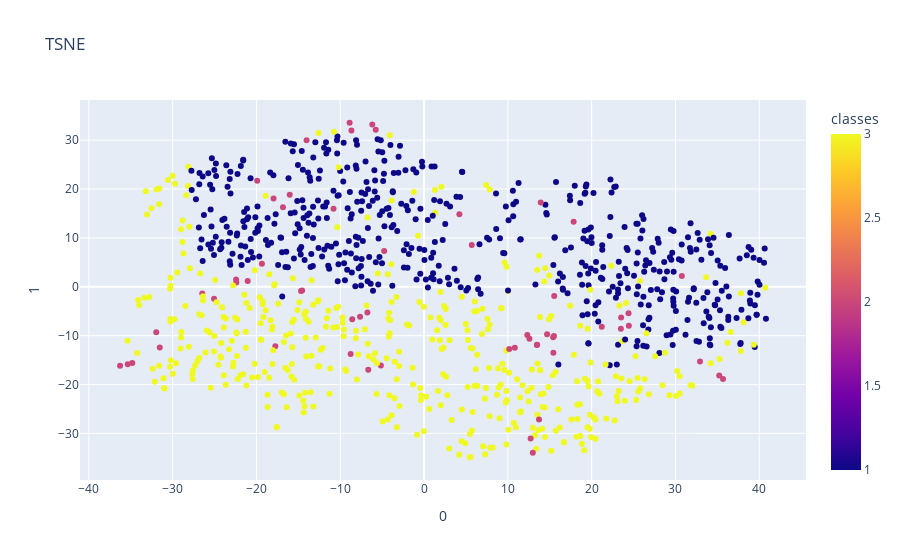
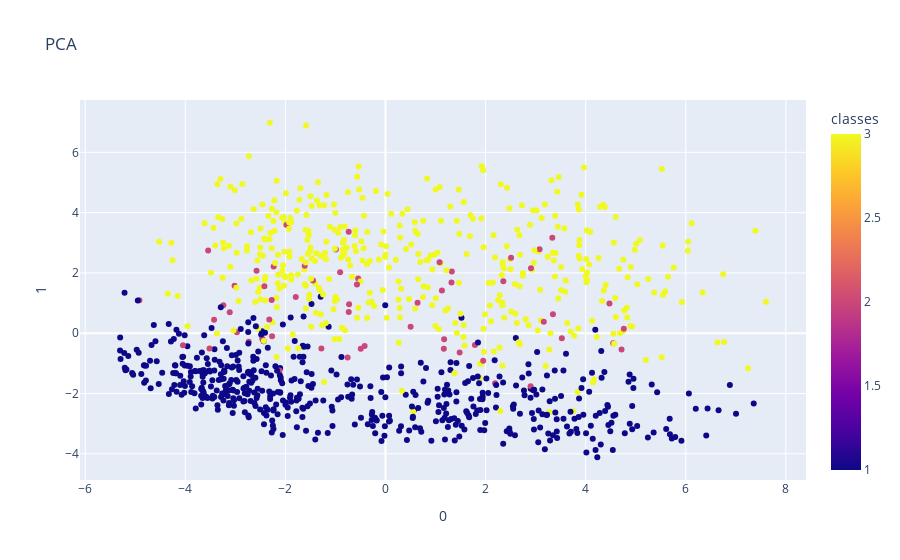
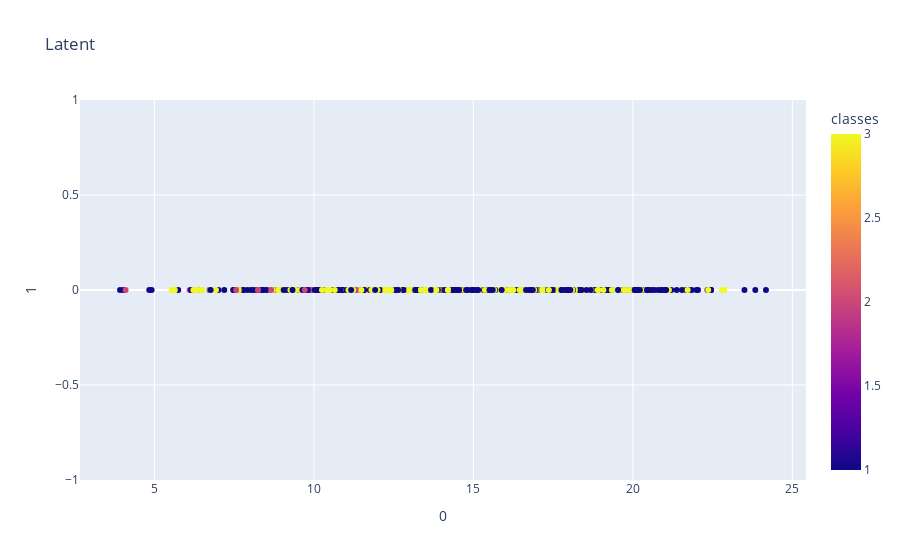
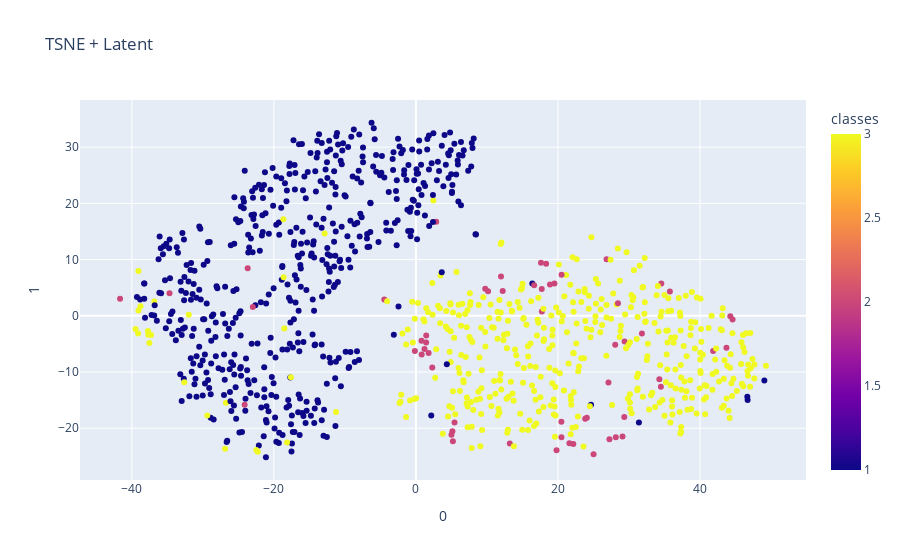

Notebook code for these charts, in order:
### Code cell
plot_data(x_train_tsne, y_train, title="TSNE", is_3d = False)
plot_data(x_train_pca, y_train, title="PCA", is_3d = False)
plot_data(AE_encodings[:, :2], y_train, title="Latent", is_3d = False)
plot_data(AE_encodings_tsne, y_train, title="TSNE + Latent", is_3d = False)
plot_data(AE_encodings_pca, y_train, title="PCA+Latent", is_3d = False)

### Figure 1 — Plotly figure (JSON) as saved in the notebook; plotly's stock layout.template omitted (floating-point values rounded to 4 significant figures; data arrays with more than 128 entries replaced by an {"elided": "..."} marker saying what was removed)
{"data": [{"hovertemplate": "0=%{x}<br>1=%{y}<br>classes=%{marker.color}<extra></extra>", "legendgroup": "", "marker": {"color": {"elided": "1000 int values"}, "coloraxis": "coloraxis", "size": 6, "symbol": "circle"}, "mode": "markers", "name": "", "orientation": "v", "showlegend": false, "type": "scatter", "x": {"elided": "1000 float values"}, "xaxis": "x", "y": {"elided": "1000 float values"}, "yaxis": "y"}], "layout": {"coloraxis": {"colorbar": {"title": {"text": "classes"}}, "colorscale": [[0, "#0d0887"], [0.1111, "#46039f"], [0.2222, "#7201a8"], [0.3333, "#9c179e"], [0.4444, "#bd3786"], [0.5556, "#d8576b"], [0.6667, "#ed7953"], [0.7778, "#fb9f3a"], [0.8889, "#fdca26"], [1, "#f0f921"]]}, "legend": {"tracegroupgap": 0}, "title": {"text": "TSNE"}, "xaxis": {"anchor": "y", "domain": [0, 1], "title": {"text": "0"}}, "yaxis": {"anchor": "x", "domain": [0, 1], "title": {"text": "1"}}}}

### Figure 2 — Plotly figure (JSON) as saved in the notebook; plotly's stock layout.template omitted (floating-point values rounded to 4 significant figures; data arrays with more than 128 entries replaced by an {"elided": "..."} marker saying what was removed)
{"data": [{"hovertemplate": "0=%{x}<br>1=%{y}<br>classes=%{marker.color}<extra></extra>", "legendgroup": "", "marker": {"color": {"elided": "1000 int values"}, "coloraxis": "coloraxis", "size": 6, "symbol": "circle"}, "mode": "markers", "name": "", "orientation": "v", "showlegend": false, "type": "scatter", "x": {"elided": "1000 float values"}, "xaxis": "x", "y": {"elided": "1000 float values"}, "yaxis": "y"}], "layout": {"coloraxis": {"colorbar": {"title": {"text": "classes"}}, "colorscale": [[0, "#0d0887"], [0.1111, "#46039f"], [0.2222, "#7201a8"], [0.3333, "#9c179e"], [0.4444, "#bd3786"], [0.5556, "#d8576b"], [0.6667, "#ed7953"], [0.7778, "#fb9f3a"], [0.8889, "#fdca26"], [1, "#f0f921"]]}, "legend": {"tracegroupgap": 0}, "title": {"text": "PCA"}, "xaxis": {"anchor": "y", "domain": [0, 1], "title": {"text": "0"}}, "yaxis": {"anchor": "x", "domain": [0, 1], "title": {"text": "1"}}}}

### Figure 3 — Plotly figure (JSON) as saved in the notebook; plotly's stock layout.template omitted (floating-point values rounded to 4 significant figures; data arrays with more than 128 entries replaced by an {"elided": "..."} marker saying what was removed)
{"data": [{"hovertemplate": "0=%{x}<br>1=%{y}<br>classes=%{marker.color}<extra></extra>", "legendgroup": "", "marker": {"color": {"elided": "1000 int values"}, "coloraxis": "coloraxis", "size": 6, "symbol": "circle"}, "mode": "markers", "name": "", "orientation": "v", "showlegend": false, "type": "scatter", "x": {"elided": "1000 float values"}, "xaxis": "x", "y": {"elided": "1000 int values"}, "yaxis": "y"}], "layout": {"coloraxis": {"colorbar": {"title": {"text": "classes"}}, "colorscale": [[0, "#0d0887"], [0.1111, "#46039f"], [0.2222, "#7201a8"], [0.3333, "#9c179e"], [0.4444, "#bd3786"], [0.5556, "#d8576b"], [0.6667, "#ed7953"], [0.7778, "#fb9f3a"], [0.8889, "#fdca26"], [1, "#f0f921"]]}, "legend": {"tracegroupgap": 0}, "title": {"text": "Latent"}, "xaxis": {"anchor": "y", "domain": [0, 1], "title": {"text": "0"}}, "yaxis": {"anchor": "x", "domain": [0, 1], "title": {"text": "1"}}}}

### Figure 4 — Plotly figure (JSON) as saved in the notebook; plotly's stock layout.template omitted (floating-point values rounded to 4 significant figures; data arrays with more than 128 entries replaced by an {"elided": "..."} marker saying what was removed)
{"data": [{"hovertemplate": "0=%{x}<br>1=%{y}<br>classes=%{marker.color}<extra></extra>", "legendgroup": "", "marker": {"color": {"elided": "1000 int values"}, "coloraxis": "coloraxis", "size": 6, "symbol": "circle"}, "mode": "markers", "name": "", "orientation": "v", "showlegend": false, "type": "scatter", "x": {"elided": "1000 float values"}, "xaxis": "x", "y": {"elided": "1000 float values"}, "yaxis": "y"}], "layout": {"coloraxis": {"colorbar": {"title": {"text": "classes"}}, "colorscale": [[0, "#0d0887"], [0.1111, "#46039f"], [0.2222, "#7201a8"], [0.3333, "#9c179e"], [0.4444, "#bd3786"], [0.5556, "#d8576b"], [0.6667, "#ed7953"], [0.7778, "#fb9f3a"], [0.8889, "#fdca26"], [1, "#f0f921"]]}, "legend": {"tracegroupgap": 0}, "title": {"text": "TSNE + Latent"}, "xaxis": {"anchor": "y", "domain": [0, 1], "title": {"text": "0"}}, "yaxis": {"anchor": "x", "domain": [0, 1], "title": {"text": "1"}}}}
